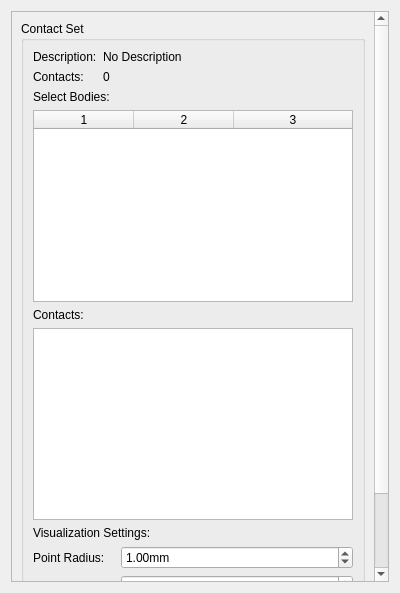
<?xml version="1.0" encoding="UTF-8"?>
<ui version="4.0">
 <class>ContactSetWidget</class>
 <widget class="QWidget" name="ContactSetWidget">
  <property name="geometry">
   <rect>
    <x>0</x>
    <y>0</y>
    <width>400</width>
    <height>593</height>
   </rect>
  </property>
  <property name="windowTitle">
   <string>Form</string>
  </property>
  <layout class="QGridLayout" name="gridLayout">
   <item row="0" column="0">
    <widget class="QScrollArea" name="_contactScroll">
     <property name="horizontalScrollBarPolicy">
      <enum>Qt::ScrollBarAlwaysOff</enum>
     </property>
     <property name="widgetResizable">
      <bool>true</bool>
     </property>
     <widget class="QWidget" name="_contactContents">
      <property name="geometry">
       <rect>
        <x>0</x>
        <y>0</y>
        <width>366</width>
        <height>582</height>
       </rect>
      </property>
      <layout class="QGridLayout" name="gridLayout_3">
       <item row="0" column="0">
        <widget class="QGroupBox" name="_contactsGroupBox">
         <property name="title">
          <string>Contact Set</string>
         </property>
         <layout class="QVBoxLayout" name="verticalLayout_2">
          <item>
           <layout class="QFormLayout" name="_contactFormLayout">
            <item row="0" column="0">
             <widget class="QLabel" name="_contactDescriptionLabel">
              <property name="text">
               <string>Description:</string>
              </property>
             </widget>
            </item>
            <item row="0" column="1">
             <widget class="QLabel" name="_contactDescription">
              <property name="text">
               <string>No Description</string>
              </property>
              <property name="wordWrap">
               <bool>true</bool>
              </property>
             </widget>
            </item>
            <item row="1" column="0">
             <widget class="QLabel" name="_contactContactsLabel">
              <property name="text">
               <string>Contacts:</string>
              </property>
             </widget>
            </item>
            <item row="1" column="1">
             <widget class="QLabel" name="_contacts">
              <property name="text">
               <string>0</string>
              </property>
             </widget>
            </item>
           </layout>
          </item>
          <item>
           <layout class="QVBoxLayout" name="_contactLayout">
            <item>
             <widget class="QLabel" name="_contactFilterLabel">
              <property name="text">
               <string>Select Bodies:</string>
              </property>
             </widget>
            </item>
            <item>
             <widget class="QTableWidget" name="_contactBodyPairs">
              <property name="editTriggers">
               <set>QAbstractItemView::NoEditTriggers</set>
              </property>
              <property name="selectionBehavior">
               <enum>QAbstractItemView::SelectRows</enum>
              </property>
              <property name="columnCount">
               <number>3</number>
              </property>
              <attribute name="horizontalHeaderShowSortIndicator" stdset="0">
               <bool>true</bool>
              </attribute>
              <attribute name="horizontalHeaderStretchLastSection">
               <bool>true</bool>
              </attribute>
              <attribute name="verticalHeaderVisible">
               <bool>false</bool>
              </attribute>
              <attribute name="verticalHeaderDefaultSectionSize">
               <number>20</number>
              </attribute>
              <column/>
              <column/>
              <column/>
             </widget>
            </item>
            <item>
             <widget class="QLabel" name="_contactListLabel">
              <property name="text">
               <string>Contacts:</string>
              </property>
             </widget>
            </item>
            <item>
             <widget class="ContactTableWidget" name="_contactTable"/>
            </item>
           </layout>
          </item>
          <item>
           <layout class="QVBoxLayout" name="_visualizationLayout">
            <item>
             <widget class="QLabel" name="_visualizationLabel">
              <property name="text">
               <string>Visualization Settings:</string>
              </property>
             </widget>
            </item>
            <item>
             <layout class="QFormLayout" name="_settingsLayout">
              <item row="0" column="0">
               <widget class="QLabel" name="_scalingRadiusLabel">
                <property name="text">
                 <string>Point Radius:</string>
                </property>
               </widget>
              </item>
              <item row="1" column="0">
               <widget class="QLabel" name="_scalingNormalLabel">
                <property name="text">
                 <string>Normal Length:</string>
                </property>
               </widget>
              </item>
              <item row="0" column="1">
               <widget class="QDoubleSpinBox" name="_scalingRadius">
                <property name="suffix">
                 <string>mm</string>
                </property>
                <property name="maximum">
                 <double>99999.000000000000000</double>
                </property>
                <property name="value">
                 <double>1.000000000000000</double>
                </property>
               </widget>
              </item>
              <item row="1" column="1">
               <widget class="QDoubleSpinBox" name="_scalingNormal">
                <property name="suffix">
                 <string>mm</string>
                </property>
                <property name="maximum">
                 <double>9999.000000000000000</double>
                </property>
                <property name="value">
                 <double>10.000000000000000</double>
                </property>
               </widget>
              </item>
              <item row="2" column="0">
               <widget class="QLabel" name="_showLabel">
                <property name="text">
                 <string>Show:</string>
                </property>
               </widget>
              </item>
              <item row="2" column="1">
               <layout class="QGridLayout" name="_showGroupLayout">
                <item row="0" column="1">
                 <widget class="QCheckBox" name="_showPointB">
                  <property name="text">
                   <string>Point B</string>
                  </property>
                  <property name="checked">
                   <bool>true</bool>
                  </property>
                 </widget>
                </item>
                <item row="0" column="0">
                 <widget class="QCheckBox" name="_showPointA">
                  <property name="text">
                   <string>Point A</string>
                  </property>
                  <property name="checked">
                   <bool>true</bool>
                  </property>
                 </widget>
                </item>
                <item row="1" column="0">
                 <widget class="QCheckBox" name="_showNormalA">
                  <property name="text">
                   <string>Normal A</string>
                  </property>
                  <property name="checked">
                   <bool>true</bool>
                  </property>
                 </widget>
                </item>
                <item row="1" column="1">
                 <widget class="QCheckBox" name="_showNormalB">
                  <property name="text">
                   <string>Normal B</string>
                  </property>
                  <property name="checked">
                   <bool>true</bool>
                  </property>
                 </widget>
                </item>
               </layout>
              </item>
             </layout>
            </item>
           </layout>
          </item>
         </layout>
        </widget>
       </item>
      </layout>
     </widget>
    </widget>
   </item>
  </layout>
 </widget>
 <customwidgets>
  <customwidget>
   <class>ContactTableWidget</class>
   <extends>QTableWidget</extends>
   <header location="global">rwsimlibs/gui/ContactTableWidget.hpp</header>
  </customwidget>
 </customwidgets>
 <resources/>
 <connections/>
</ui>
